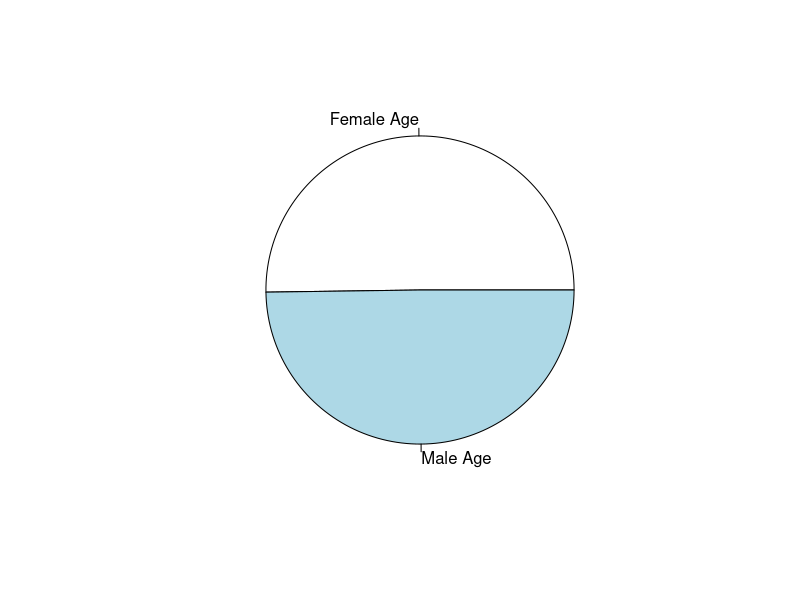
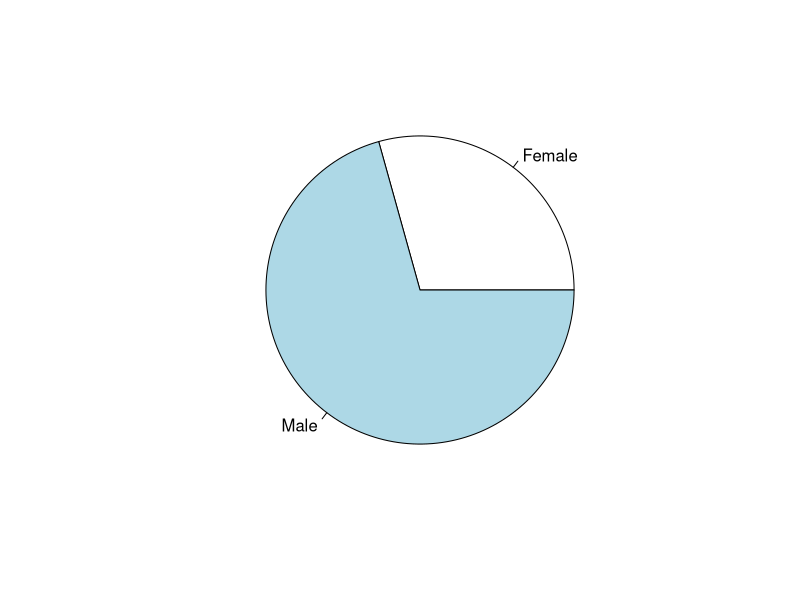
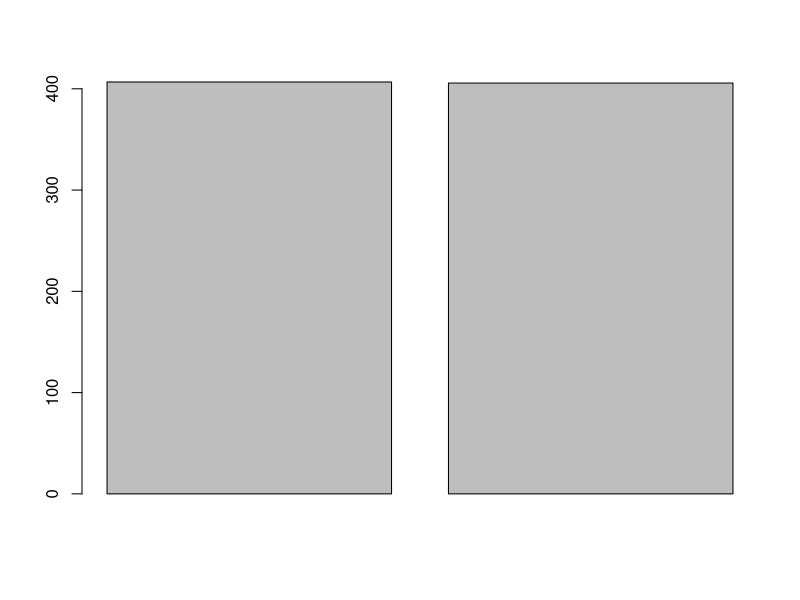
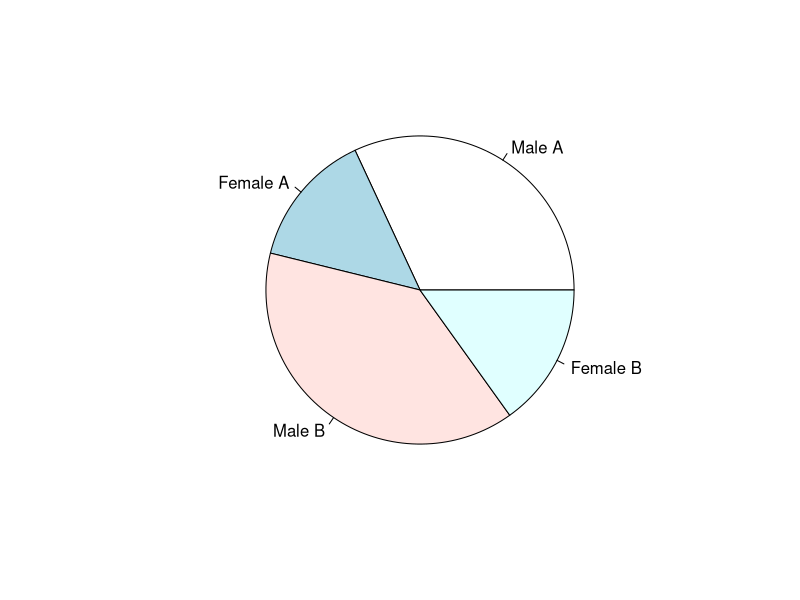
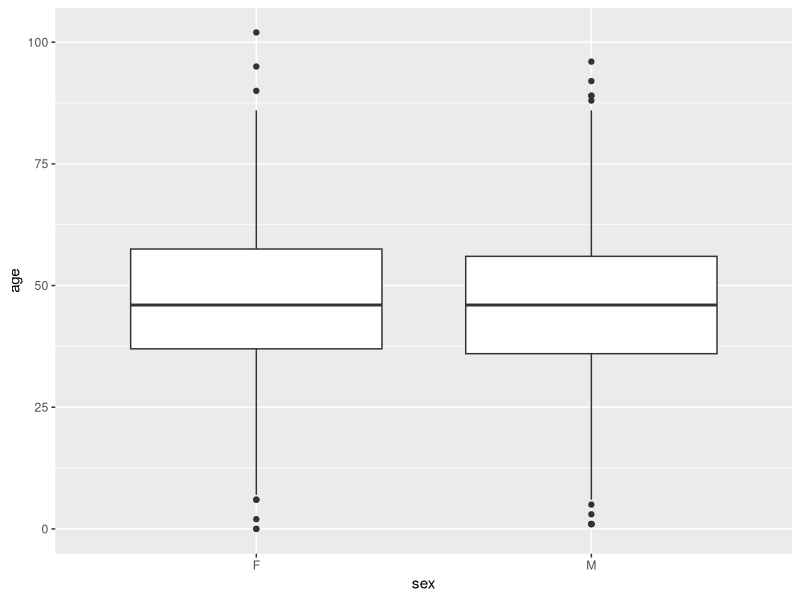
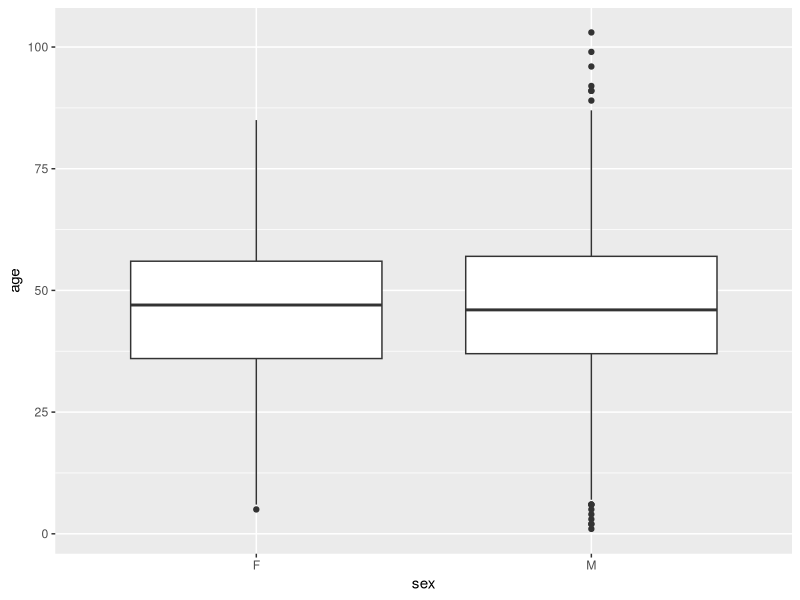
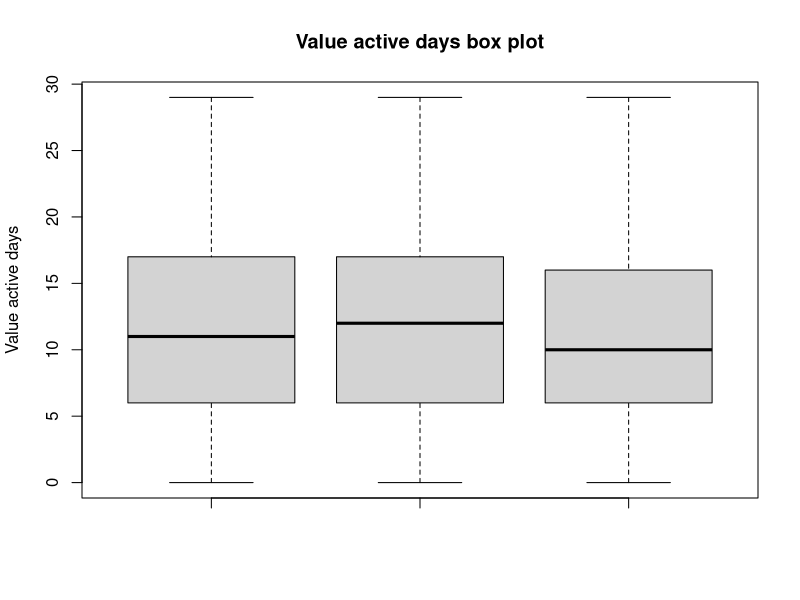
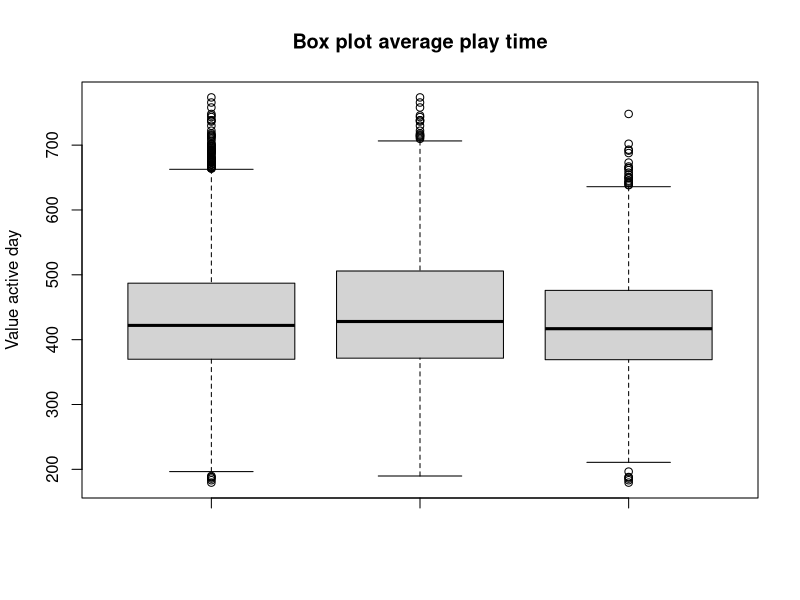

These charts were generated, in order, by the following R code:
## ---- chunk 1
knitr::opts_chunk$set(echo = TRUE)
## ---- chunk 2
library(ggplot2)
library(car)
## ---- chunk 3
ds.installs<-read.csv("installs.csv")
ds.players<-read.csv("playerss.csv")
ds.tracking<-read.csv("tracking.csv")
## ---- chunk 4

#check duplicated id of players
idx.duplicated <- which(duplicated(ds.players$id))
idx.duplicated
ds.players <- ds.players[-idx.duplicated, ]

#Check
sum(duplicated(ds.installs$idx.duplicated))
## ---- chunk 5
#get only the players that installed the game 
id.install <- sort(ds.installs$userid )   
players2 <- ds.players[id.install, ]
ds.players <- players2
## ---- chunk 6
#clean tracking users with <= time played
idx <- which (ds.tracking$pt<0)
ds.tracking <- ds.tracking[-idx,]

## ---- chunk 7

played_id<- unique(sort(ds.tracking$userid))
active_days<-data.frame(played_id)
values_active_days<-c()

for (id in played_id){
  first_day<-ds.installs$day[which(ds.installs$userid==id)]
  last_day<-max(ds.tracking$day[which(ds.tracking$userid==id)])
  values_active_days<-append(values_active_days,last_day-first_day)
}

active_days<-data.frame(played_id,values_active_days)
## ---- chunk 8
#2. The average play time (session length).
averages_play_time<-c()
for(id in played_id){
  average<-mean(ds.tracking$pt[ds.tracking$userid==id])
  averages_play_time<-append(averages_play_time,average)
}

average_play_time<-data.frame(played_id,averages_play_time)
## ---- chunk 9
#3. The average amount of money spent by session.
averages_play_time_monney<-c()
for(id in played_id){
  average<-mean(ds.tracking$spent[ds.tracking$userid==id])
  averages_play_time_monney<-append(averages_play_time_monney,average)
}

average_monney_amount<-data.frame(played_id,averages_play_time_monney)
average_monney_amount$averages_play_time_monney[is.na(average_monney_amount$averages_play_time_monney)]<-0
sum(average_monney_amount$averages_play_time_monney==0)
## ---- chunk 10
#4. LTV, the life time value of the user.
LVT<-average_monney_amount$averages_play_time_monney/average_play_time$averages_play_time
user_LVT<-data.frame(played_id,LVT)
## ---- chunk 11

#5. LTV weighted to the number of days that the user was active.

day_LVT<-average_monney_amount$averages_play_time_monney/active_days$values_active_days
user_day_LVT<-data.frame(played_id,day_LVT)

#Creation of the data frame
ds.player_behaviour<-data.frame(played_id,values_active_days,averages_play_time,averages_play_time_monney,LVT,day_LVT)
ds.player_behaviour[c(1:10),]

## ---- chunk 12

# tables
male_player<-ds.players$sex=="M"#Index of male players 
female_player<-ds.players$sex=="F"#Index of female players 
ds.fm<-ds.players[female_player,]#All female players 
ds.m<-ds.players[male_player,]#All male players 
ds.payusers <- ds.tracking[ds.tracking$spent>0,]#All players that have paid more than 0 euro

#Sample A
index_A_install<-ds.installs$userid[ds.installs$version=="A"]
indexA<-which(is.element(ds.players$id,index_A_install))
ds.sampleA<-ds.players[indexA,]

#Sample B
index_B_install<-ds.installs$userid[ds.installs$version=="B"]
indexB<-which(is.element(ds.players$id,index_B_install))
ds.sampleB<-ds.players[indexB,]

#Tracking data for sample A and B
ds.trackingA <- ds.tracking[is.element(ds.tracking$userid, ds.sampleA$id), ]
ds.trackingB <- ds.tracking[is.element(ds.tracking$userid, ds.sampleB$id), ]
## ---- chunk 13
number_of_male<-sum(ds.players$sex=="M")
number_of_female<-sum(ds.players$sex=="F")
number_of_male
number_of_female
## ---- chunk 14

# mean age
  age_average <- mean(ds.players$age)
# mean age male
  age_M_average <- mean(ds.players$age[male_player])
# mean age female
  age_F_average <- mean(ds.players$age[female_player])
  
  data.frame(trunc(age_average),trunc(age_M_average),trunc(age_F_average))
## ---- chunk 15
# mean time played
  timePlayed_average<-mean(ds.tracking$pt)
# mean time played male
  timePlayed_M_average<-mean(ds.tracking$pt[is.element(ds.tracking$userid,ds.m$id)])
# mean time played female
  timePlayed_F_average<-mean(ds.tracking$pt[is.element(ds.tracking$userid,ds.fm$id)])
  
data.frame(timePlayed_average,timePlayed_M_average,timePlayed_F_average)
## ---- chunk 16
# standard deviance time played
  timePlayed_sd<-sd(ds.tracking$pt)
# standard deviance time played male
  timePlayed_M_sd<-sd(ds.tracking$pt[is.element(ds.tracking$userid,ds.m$id)])
# standard deviance time played female
  timePlayed_F_sd<-sd(ds.tracking$pt[is.element(ds.tracking$userid,ds.fm$id)])
  
data.frame(timePlayed_sd, timePlayed_M_sd,timePlayed_F_sd)

## ---- chunk 17
# median age
  age_median <- median(ds.players$age)
# median age male
  age_M_median <- median(ds.players$age[male_player])
# median age female
  age_F_median <- median(ds.players$age[female_player])

data.frame(age_median,age_M_median,age_F_median)
## ---- chunk 18
# median time played
  timePlayed_median<-median(ds.tracking$pt)
# median time played male
  timePlayed_M_median<-median(ds.tracking$pt[is.element(ds.tracking$userid,ds.m$id)])
# median time played female
  timePlayed_F_median<-median(ds.tracking$pt[is.element(ds.tracking$userid,ds.fm$id)])
  
data.frame(timePlayed_median,timePlayed_M_median,timePlayed_F_median)
## ---- chunk 19

# variance age
  age_variance <- var(ds.players$age)
# variance age male
  age_M_variance <- var(ds.players$age[male_player])
# variance age female
  age_F_variance <- var(ds.players$age[female_player])
  
data.frame(age_variance, age_M_variance, age_F_variance)
## ---- chunk 20
# standard deviance age
  age_sd <- sd(ds.players$age)
# standard deviance age male
  age_M_sd <- sd(ds.players$age[male_player])
# standard deviance age female
  age_F_sd <- sd(ds.players$age[female_player])
  
data.frame(age_sd, age_M_sd,age_F_sd)
## ---- chunk 21
ARPU<- sum(ds.tracking$spent)/length(ds.player_behaviour$played_id)
ARPPU<- sum(ds.tracking$spent)/length(ds.player_behaviour$played_id[ds.player_behaviour$averages_play_time_monney>0])

data.frame(ARPU,ARPPU)

## ---- chunk 22
pie(c(age_F_average,age_M_average),c("Female Age","Male Age"))
## ---- chunk 23
pie(c(number_of_female,number_of_male),c("Female","Male"))
## ---- chunk 24
barplot(c(mean(ds.tracking$pt[is.element(ds.tracking$userid,ds.m$id)]),mean(ds.tracking$pt[is.element(ds.tracking$userid,ds.fm$id)])))
## ---- chunk 25
length( ds.sampleA$id)
length( ds.sampleB$id)
## ---- chunk 26
pie( c(sum(ds.sampleA$sex=="M"),sum(ds.sampleA$sex=="F"),sum(ds.sampleB$sex=="M"),sum(ds.sampleB$sex=="F") ) , c("Male A","Female A","Male B","Female B") )


## ---- chunk 27

ggplot(ds.sampleA,aes(sex,age))+geom_boxplot()
ggplot(ds.sampleB,aes(sex,age))+geom_boxplot()
## ---- chunk 28
ds.player_behaviour_sampleA<-ds.player_behaviour[is.element(ds.player_behaviour$played_id,ds.sampleA$id),]

ds.player_behaviour_sampleB<-ds.player_behaviour[is.element(ds.player_behaviour$played_id,ds.sampleB$id),]
## ---- chunk 29
#Value Active day - average
value_active_day_average<-mean(ds.player_behaviour$values_active_days)

value_active_day_average_sampleA<-mean(ds.player_behaviour_sampleA$values_active_days)

value_active_day_average_sampleB<-mean(ds.player_behaviour_sampleB$values_active_days)

data.frame(value_active_day_average,value_active_day_average_sampleA,value_active_day_average_sampleB)
## ---- chunk 30
#Value active day - standard deviation 
value_active_day_sd<-sd(ds.player_behaviour$values_active_days)
value_active_day_sd_sampleA<-sd(ds.player_behaviour_sampleA$values_active_days)
value_active_day_sd_sampleB<-sd(ds.player_behaviour_sampleB$values_active_days)

data.frame(value_active_day_sd,value_active_day_sd_sampleA,value_active_day_sd_sampleB)
## ---- chunk 31
#average play time - average
average_play_time_average<-mean(ds.player_behaviour$averages_play_time)

average_play_time_average_sampleA<-mean(ds.player_behaviour_sampleA$averages_play_time)

average_play_time_average_sampleB<-mean(ds.player_behaviour_sampleB$averages_play_time)

data.frame(average_play_time_average,average_play_time_average_sampleA,average_play_time_average_sampleB)
## ---- chunk 32
#average play time- standard deviation 
average_play_time_sd<-sd(ds.player_behaviour$averages_play_time)
average_play_time_sd_sampleA<-sd(ds.player_behaviour_sampleA$averages_play_time)
average_play_time_sd_sampleB<-sd(ds.player_behaviour_sampleB$averages_play_time)

data.frame(average_play_time_sd,average_play_time_sd_sampleA,average_play_time_sd_sampleB)
## ---- chunk 33
boxplot(ds.player_behaviour$values_active_days,ds.player_behaviour_sampleA$values_active_days,ds.player_behaviour_sampleB$values_active_days,main="Value active days box plot",ylab="Value active days")
## ---- chunk 34
boxplot(ds.player_behaviour$averages_play_time,ds.player_behaviour_sampleA$averages_play_time,ds.player_behaviour_sampleB$averages_play_time,main="Box plot average play time",ylab="Value active day")
## ---- chunk 35
sum(ds.player_behaviour_sampleA$averages_play_time_monney>0)
sum(ds.player_behaviour_sampleB$averages_play_time_monney>0)
sum(ds.player_behaviour$averages_play_time_monney>0)

## ---- chunk 36
ptm_sup0_A<-sum(!ds.player_behaviour_sampleA$averages_play_time_monney>0)
ptm_sup0_B<-sum(!ds.player_behaviour_sampleB$averages_play_time_monney>0)
ptm_sup0<-sum(!ds.player_behaviour$averages_play_time_monney>0)

prop_ptm_sup0_A<-ptm_sup0_A/ptm_sup0
prop_ptm_sup0_B<-ptm_sup0_B/ptm_sup0
data.frame(ptm_sup0_A,ptm_sup0_B,ptm_sup0,prop_ptm_sup0_A,prop_ptm_sup0_B)
pie(c(prop_ptm_sup0_A,prop_ptm_sup0_B),c("A","B"))
## ---- chunk 37
#session money - average
mean(ds.player_behaviour$averages_play_time_monney[ds.player_behaviour$averages_play_time_monney>0])
mean(ds.player_behaviour_sampleA$averages_play_time_monney[ds.player_behaviour_sampleA$averages_play_time_monney>0])
mean(ds.player_behaviour_sampleB$averages_play_time_monney[ds.player_behaviour_sampleB$averages_play_time_monney>0])
## ---- chunk 38
#session money - standard deviation
sd(ds.player_behaviour$averages_play_time_monney[ds.player_behaviour$averages_play_time_monney>0])
sd(ds.player_behaviour_sampleA$averages_play_time_monney[ds.player_behaviour_sampleA$averages_play_time_monney>0])
sd(ds.player_behaviour_sampleB$averages_play_time_monney[ds.player_behaviour_sampleB$averages_play_time_monney>0])
## ---- chunk 39
barplot(sort(ds.player_behaviour$averages_play_time_monney[ds.player_behaviour$averages_play_time_monney>0]), main = "Population")

barplot(sort(ds.player_behaviour_sampleA$averages_play_time_monney[ds.player_behaviour_sampleA$averages_play_time_monney>0]),main = "Sample A session monetization")

barplot(sort(ds.player_behaviour_sampleB$averages_play_time_monney[ds.player_behaviour_sampleB$averages_play_time_monney>0]),main = "Sample B session monetization")
## ---- chunk 40

boxplot(ds.player_behaviour_sampleA$values_active_days,ds.player_behaviour_sampleB$values_active_days,main="Value active days box plot",ylab="Value active days")


## ---- chunk 41

boxplot(ds.player_behaviour_sampleA$averages_play_time,ds.player_behaviour_sampleB$averages_play_time,main="Average play Time plot",ylab="Average Play Time")



## ---- chunk 42

normal_distribution_analyse<-function(sampleA,sampleB){

  ana<-t.test(sampleB,sampleA, alternative="less", conf.level = 0.95)
  df_param<-ana$parameter
  tcrit <-qt( 0.05, df=df_param,lower.tail = FALSE)
  tobs<-ana$statistic
  pvalue<-ana$p.value
  return(data.frame(tcrit,tobs,pvalue))

}

#Value Active Day
normal_distribution_analyse(ds.player_behaviour_sampleA$values_active_days, ds.player_behaviour_sampleB$values_active_days)

#Average Play Time
normal_distribution_analyse(ds.player_behaviour_sampleA$averages_play_time, ds.player_behaviour_sampleB$averages_play_time)



## ---- chunk 43
kmean_pt<- kmeans(ds.player_behaviour$values_active_days,centers = 3,nstart = 10)
kmean_pt$betweenss/kmean_pt$totss*100
## ---- chunk 44
#Value active day group 
grup1<-kmean_pt$cluster==1
ds.player_behaviour_1 <- ds.player_behaviour[grup1,]
length(ds.player_behaviour_1$played_id)/length(ds.player_behaviour$played_id)

grup2<-kmean_pt$cluster==2
ds.player_behaviour_2 <- ds.player_behaviour[grup2,]
length(ds.player_behaviour_2$played_id)/length(ds.player_behaviour$played_id)

grup3<-kmean_pt$cluster==3
ds.player_behaviour_3 <- ds.player_behaviour[grup3,]
length(ds.player_behaviour_3$played_id)/length(ds.player_behaviour$played_id)
## ---- chunk 45
#Player group
player1_id<-ds.player_behaviour_1$played_id
player2_id<-ds.player_behaviour_2$played_id
player3_id<-ds.player_behaviour_3$played_id

ds.players_1<-ds.players[is.element(ds.players$id,player1_id),]
ds.players_2<-ds.players[is.element(ds.players$id,player2_id),]
ds.players_3<-ds.players[is.element(ds.players$id,player3_id),]

summary(ds.players_1$age)
summary(ds.players_2$age)
summary(ds.players_3$age)

boxplot(ds.players_1$age, ds.players_2$age, ds.players_3$age, main="Age distribution", ylab="Group number", xlab="Age")
## ---- chunk 46
pie(c(sum(ds.players_1$sex=="M"),sum(ds.players_1$sex=="F")),labels = c("Male group 1","Female group 1"),main = "Group 1")

pie(c(sum(ds.players_2$sex=="M"),sum(ds.players_2$sex=="F")),labels = c("Male group 2","Female group 2"),main = "Group 2")
  
pie(c(sum(ds.players_3$sex=="M"),sum(ds.players_3$sex=="F")),labels = c("Male group 3","Female group 3"),main = "Group 3")

pie(
  c(
    sum(ds.players_1$sex=="M"),
    sum(ds.players_1$sex=="F"),
    sum(ds.players_2$sex=="M"),
    sum(ds.players_2$sex=="F"),
    sum(ds.players_3$sex=="M"),
    sum(ds.players_3$sex=="F")),
  labels = c("Male group 1","Female group 1","Male group 2","Female group 2","Male group 3","Female group 3"),main = "All group")

## ---- chunk 47
summary(ds.player_behaviour_1$values_active_days)
summary(ds.player_behaviour_2$values_active_days)
summary(ds.player_behaviour_3$values_active_days)


boxplot(ds.player_behaviour_1$values_active_days,ds.player_behaviour_2$values_active_days,ds.player_behaviour_3$values_active_days ,main = "Value active day lenght group", ylab="Day", xlab="Group number")

## ---- chunk 48


#Install group
ds.installs_1<-ds.installs[is.element(ds.installs$userid,player1_id),]
ds.installs_2<-ds.installs[is.element(ds.installs$userid,player2_id),]
ds.installs_3<-ds.installs[is.element(ds.installs$userid,player3_id),]
repart_group_1<-c(sum(ds.installs_1$version=="A"),sum(ds.installs_1$version=="B"))

repart_group_2<-c(sum(ds.installs_2$version=="A"),sum(ds.installs_2$version=="B"))

repart_group_3<-c(sum(ds.installs_3$version=="A"),sum(ds.installs_3$version=="B"))

pie(repart_group_1,labels = c("A","B"),main = "Goup 1")
pie(repart_group_2,labels = c("A","B"),main = "Goup 2")
pie(repart_group_3,labels = c("A","B"),main = "Goup 3")
## ---- chunk 49

reg1_x<-ds.player_behaviour$averages_play_time[ds.player_behaviour$averages_play_time_monney>0]

reg1_y<-ds.player_behaviour$averages_play_time_monney[ds.player_behaviour$averages_play_time_monney>0]

scatterplot(x=reg1_x, y=reg1_y, xlab="Time",ylab="Money spent" )
## ---- chunk 50
lmreg1<-lm(reg1_y~reg1_x)

summary(lmreg1)$r.squared
## ---- chunk 51
reg2_x<-ds.players$age[is.element(ds.players$id,played_id)]
reg2_x<-reg2_x[ds.player_behaviour$averages_play_time_monney>0]

reg2_y<-ds.player_behaviour$averages_play_time[ds.player_behaviour$averages_play_time_monney>0]

scatterplot(x=reg2_x, y=reg2_y, xlab="Age",ylab="Money spent" )
## ---- chunk 52
lmreg2<-lm(reg2_y~reg2_x)

summary(lmreg2)$r.squared
## ---- chunk 53

days<-unique(ds.installs$day)
downloads<-c()
for(day in days){
  download<-sum(ds.installs$day==day)
  downloads<-append(downloads,download)
}
ds.download<-data.frame(days,downloads)
plot(ds.download,type="l",col="black")
## ---- chunk 54
days<-unique(ds.tracking$day)
DAUs<-c()
for(day in days){
  DAU<-sum(ds.tracking$day==day)
  DAUs<-append(DAUs,DAU)
}
ds.DAU<-data.frame(days,DAUs)
plot(ds.DAU,ylab="DAU",type="l",col="black")


## ---- chunk 55
MAUU<-length(played_id)
MAUU
## ---- chunk 56
ratio<-ds.DAU$DAUs/MAUU
ds.ratioDAUMAUU<-data.frame(days,ratio)
plot(ds.ratioDAUMAUU,ylab="DAU/MAUU")
## ---- chunk 57
revenue_per_days<-c()
for(day in days){
  revenue_per_day<-sum(ds.tracking$spent[ds.tracking$day==day])
  revenue_per_days<-append(revenue_per_days,revenue_per_day)
}

ds.revenue_per_day<-data.frame(days,revenue_per_days)
plot(ds.revenue_per_day)
## ---- chunk 58
total_revenueA<-sum(ds.trackingA$spent)
total_revenueB<-sum(ds.trackingB$spent)

total_revenueA
total_revenueB
## ---- chunk 59
total_revenue<-sum(ds.tracking$spent)
total_revenue
## ---- chunk 60
played_idA<-ds.sampleA$id[is.element(played_id,ds.sampleA$id)]

numberOfPlayingCustomerA<-length(played_idA)
numberOfPayingCustomerA<-length(unique(ds.trackingA$userid[ds.trackingA$spent>0]))

conversion_rateA<-numberOfPayingCustomerA/numberOfPlayingCustomerA
conversion_rateA

played_idB<-ds.sampleB$id[is.element(played_id,ds.sampleB$id)]

numberOfPlayingCustomerB<-length(played_idB)
numberOfPayingCustomerB<-length(unique(ds.trackingB$userid[ds.trackingB$spent>0]))

conversion_rateB<-numberOfPayingCustomerB/numberOfPlayingCustomerB
conversion_rateB
## ---- chunk 61



ds.payusersA <- ds.trackingA[ds.trackingA$spent > 0, ]
ds.payusersB <- ds.trackingB[ds.trackingB$spent > 0, ]
  
ARPU_A<-sum(ds.trackingA$spent)/length(unique(ds.trackingA$userid))
ARPU_B<-sum(ds.trackingB$spent)/length(unique(ds.trackingB$userid))

ARPPU_A<-sum(ds.trackingA$spent)/length(unique(ds.trackingA$userid[ds.trackingA$spent>0]))

ARPPU_B<-sum(ds.trackingB$spent)/length(unique(ds.trackingB$userid[ds.trackingA$spent>0]))

ARPU_A
ARPU_B
ARPPU_A
ARPPU_B
  
## ---- chunk 62
PU_of_player_behaviourA<-is.element(ds.player_behaviour_sampleA$played_id,ds.payusersA$userid)

LVT_per_PUA<-ds.player_behaviour_sampleA$LVT[PU_of_player_behaviourA]

PU_of_player_behaviourB<-is.element(ds.player_behaviour_sampleB$played_id,ds.payusersB$userid)

LVT_per_PUB<-ds.player_behaviour_sampleB$LVT[PU_of_player_behaviourB]

## ---- chunk 63

hist(ds.player_behaviour_sampleA$LVT[ds.player_behaviour_sampleA$LVT>0],main="LVT sample A",xlab="LVT")

hist(ds.player_behaviour_sampleB$LVT[ds.player_behaviour_sampleB$LVT>0],main="LVT sample B",xlab="LVT")

hist(LVT_per_PUA,main="Histogram of LVT per PU sampla A",xlab = "LVT per PU")

hist(LVT_per_PUB,main="Histogram of LVT per PU sampla B",xlab = "LVT per PU")

## ---- chunk 64

boxplot(ds.player_behaviour_sampleA$LVT,main="Boxplot sample A")

boxplot(ds.player_behaviour_sampleB$LVT,main="Boxplot sample B")

boxplot(LVT_per_PUA,main="Boxplot of LVT per PU sampla A")

boxplot(LVT_per_PUB,main="Boxplot of LVT per PU sampla B")

## ---- chunk 65
mean(ds.player_behaviour_sampleA$LVT)
## ---- chunk 66
mean(ds.player_behaviour_sampleB$LVT)
## ---- chunk 67
mean(LVT_per_PUA)
## ---- chunk 68
mean(LVT_per_PUB)
